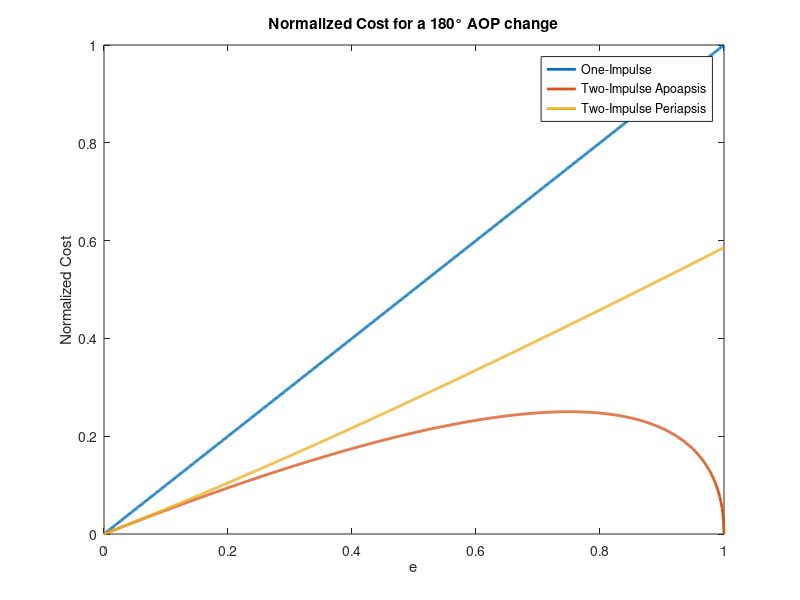

This chart was generated by the following MATLAB code:
close all; clear; clc;

% ASEN 6020, HW 1, Problem 6
% Jash Bhalavat
% Spring 2025

e_range = linspace(0, 1, 1000);

for i = 1:length(e_range)
    dva(i) = e_range(i);
    dvb(i) = sqrt(1-e_range(i)) - 1 + e_range(i);
    dvc(i) = 1 + e_range(i) - sqrt(1 + e_range(i));
end

figure()
plot(e_range, dva, 'LineWidth',2.0)
hold on
plot(e_range, dvb, 'LineWidth',2.0)
plot(e_range, dvc, 'LineWidth',2.0)
hold off
legend("One-Impulse", "Two-Impulse Apoapsis", "Two-Impulse Periapsis")
title("Normalized Cost for a 180° AOP change")
xlabel("e")
ylabel("Normalized Cost")
